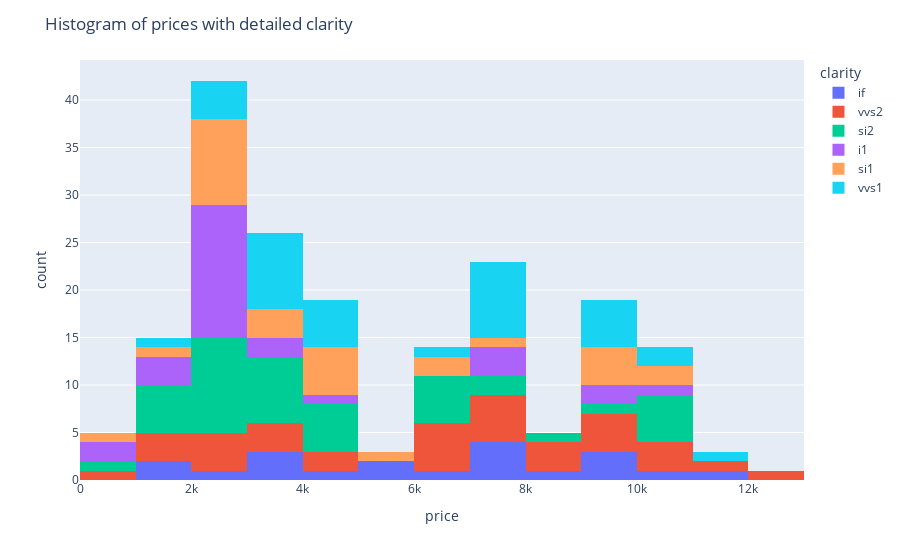

The notebook cell saved with this chart:
### Code cell
fig = px.histogram(stones, x='price', color='clarity')
fig.update_layout({"title":'Histogram of prices with detailed clarity'})
fig.show()

### Figure 1 — Plotly figure (JSON) as saved in the notebook; plotly's stock layout.template omitted (floating-point values rounded to 4 significant figures)
{"data": [{"alignmentgroup": "True", "bingroup": "x", "hovertemplate": "clarity=if<br>price=%{x}<br>count=%{y}<extra></extra>", "legendgroup": "if", "marker": {"color": "#636efa", "pattern": {"shape": ""}}, "name": "if", "offsetgroup": "if", "orientation": "v", "showlegend": true, "type": "histogram", "x": [3000, 3100, 11000, 1300, 9400, 5900, 1400, 9800, 9600, 4700, 2600, 10300, 5900, 6500, 7200, 7600, 7700, 8000, 3600, 7600], "xaxis": "x", "yaxis": "y"}, {"alignmentgroup": "True", "bingroup": "x", "hovertemplate": "clarity=vvs2<br>price=%{x}<br>count=%{y}<extra></extra>", "legendgroup": "vvs2", "marker": {"color": "#EF553B", "pattern": {"shape": ""}}, "name": "vvs2", "offsetgroup": "vvs2", "orientation": "v", "showlegend": true, "type": "histogram", "x": [4500, 1400, 800, 1600, 10800, 2800, 7300, 2600, 11200, 8100, 3700, 1800, 3100, 2800, 6500, 3200, 9200, 8000, 7700, 7900, 10100, 2600, 4300, 6300, 9300, 6900, 7900, 6500, 12000, 9400, 6600, 8100, 9200, 7700, 10400], "xaxis": "x", "yaxis": "y"}, {"alignmentgroup": "True", "bingroup": "x", "hovertemplate": "clarity=si2<br>price=%{x}<br>count=%{y}<extra></extra>", "legendgroup": "si2", "marker": {"color": "#00cc96", "pattern": {"shape": ""}}, "name": "si2", "offsetgroup": "si2", "orientation": "v", "showlegend": true, "type": "histogram", "x": [700, 2000, 1800, 2200, 2900, 2600, 1700, 8500, 1500, 3800, 9900, 1700, 2500, 4000, 3500, 2200, 7100, 3000, 3400, 1500, 6800, 3300, 4200, 2900, 4600, 6800, 10400, 10200, 6400, 4500, 3300, 2100, 10100, 10700, 6900, 10500, 7100, 4200, 2900, 3400, 2000, 6300], "xaxis": "x", "yaxis": "y"}, {"alignmentgroup": "True", "bingroup": "x", "hovertemplate": "clarity=i1<br>price=%{x}<br>count=%{y}<extra></extra>", "legendgroup": "i1", "marker": {"color": "#ab63fa", "pattern": {"shape": ""}}, "name": "i1", "offsetgroup": "i1", "orientation": "v", "showlegend": true, "type": "histogram", "x": [2400, 3400, 2500, 2200, 1200, 600, 2100, 900, 2300, 1100, 2600, 1900, 2400, 2300, 2500, 7300, 9800, 7400, 2200, 3400, 2300, 2600, 4000, 7400, 2400, 2500, 10100, 9900], "xaxis": "x", "yaxis": "y"}, {"alignmentgroup": "True", "bingroup": "x", "hovertemplate": "clarity=si1<br>price=%{x}<br>count=%{y}<extra></extra>", "legendgroup": "si1", "marker": {"color": "#FFA15A", "pattern": {"shape": ""}}, "name": "si1", "offsetgroup": "si1", "orientation": "v", "showlegend": true, "type": "histogram", "x": [4200, 2300, 10500, 500, 2700, 2700, 3300, 1400, 5000, 6600, 9900, 6700, 4100, 4400, 9300, 3000, 2100, 2800, 2400, 9600, 10300, 4100, 3500, 4600, 2200, 9900, 2100, 7100, 2300], "xaxis": "x", "yaxis": "y"}, {"alignmentgroup": "True", "bingroup": "x", "hovertemplate": "clarity=vvs1<br>price=%{x}<br>count=%{y}<extra></extra>", "legendgroup": "vvs1", "marker": {"color": "#19d3f3", "pattern": {"shape": ""}}, "name": "vvs1", "offsetgroup": "vvs1", "orientation": "v", "showlegend": true, "type": "histogram", "x": [1500, 7500, 9200, 6000, 7700, 9300, 4800, 9500, 2900, 4600, 7900, 10200, 7800, 3600, 11500, 3100, 2700, 3600, 9500, 7800, 3200, 10100, 3100, 4300, 2600, 3200, 4400, 7900, 3100, 2500, 3300, 4900, 7900, 9800, 7500], "xaxis": "x", "yaxis": "y"}], "layout": {"barmode": "relative", "legend": {"title": {"text": "clarity"}, "tracegroupgap": 0}, "margin": {"t": 60}, "title": {"text": "Histogram of prices with detailed clarity"}, "xaxis": {"anchor": "y", "domain": [0, 1], "title": {"text": "price"}}, "yaxis": {"anchor": "x", "domain": [0, 1], "title": {"text": "count"}}}}
